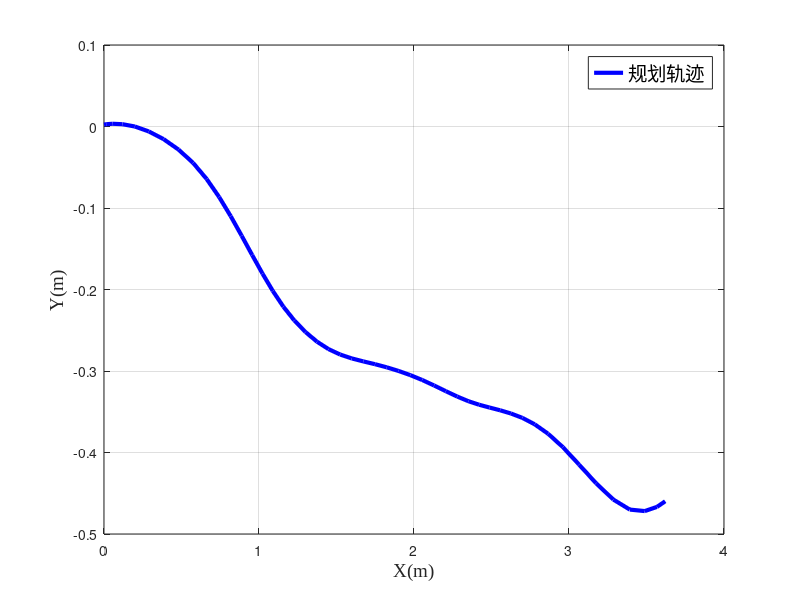
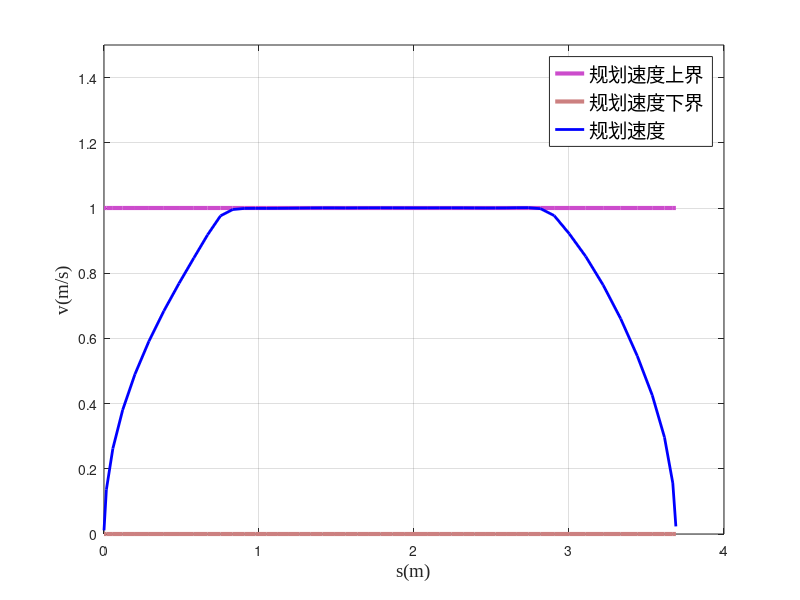
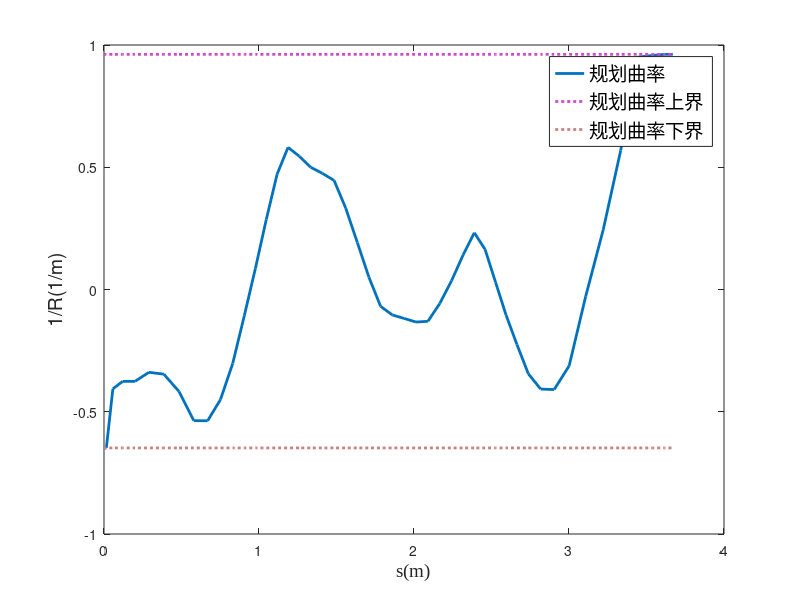
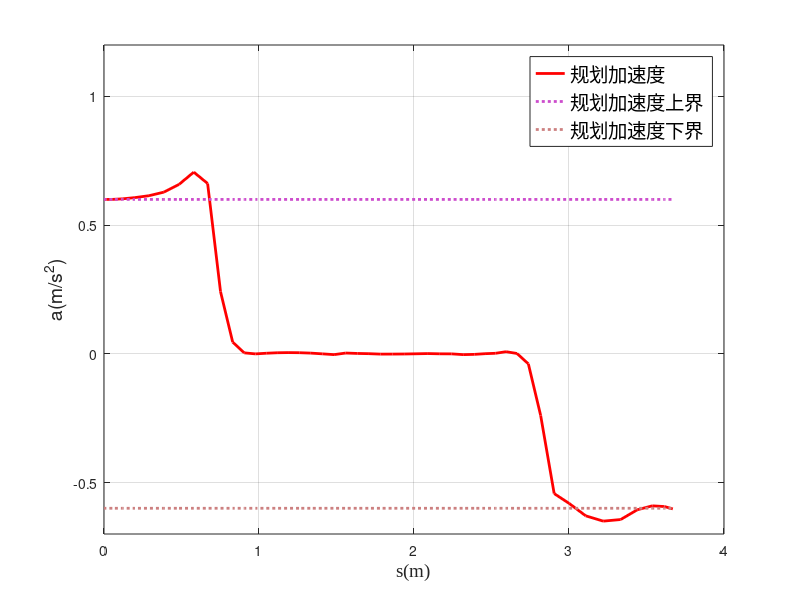

Write the MATLAB code that produced these figures, in order.
% SL_HW5 V2_19示例数据处理
% V0.0.1 20220831 tkalpha
clear;clc

a = xlsread("data3/dtt1_a.csv");
b = xlsread("data3/dtt1_b.csv");
c = xlsread("data3/dtt1_c.csv");
d = xlsread("data3/dtt1_d.csv");
s = xlsread("data3/dtt1_s.csv");
q = xlsread("data3/dtt1_q.csv");
qv = xlsread("data3/dtt1_qv.csv");
qa = xlsread("data3/dtt1_qa.csv");
yaw=xlsread("data3/dtt1_yaw.csv");

% curvature velocity limit
curve = zeros(length(q), 1);
curve_max=-100;
curve_min=100;
for i = 1 : length(q)
    j = max(min(i, length(q)-1),2);
    curve_dist = [-norm(q(j,:)-q(j-1,:));0;norm(q(j,:)-q(j+1,:))];
    curve_mat = [ones(3,1), curve_dist, curve_dist.^2];
    curve_x = [q(j-1,1); q(j,1); q(j+1,1)];
    curve_y = [q(j-1,2); q(j,2); q(j+1,2)];
    curve_px = curve_mat \ curve_x;
    curve_py = curve_mat \ curve_y;
    curve(i) = -2.0*(curve_px(3)*curve_py(2)-curve_py(3)*curve_px(2))...
        /(curve_px(2)^2+curve_py(2)^2)^(3/2);
    curve_max=max(curve(i),curve_max);
    curve_min=min(curve(i),curve_min);
end
acc_max = 1.0; %note
v_curve_max = sqrt(acc_max./abs(curve));

% origin method velocity limit
v_origin_max = ones(length(q), 1)*1e20;
v_origin_min = zeros(length(q), 1);
for i = 1:length(q)-1
    if(qa(i,1) > 0)
        v_origin_max(i) = min(v_origin_max(i), sqrt(max((acc_max-qv(i,1)*a(i))/qa(i,1),0)));
    else
        v_origin_min(i) = max(v_origin_min(i), sqrt(max((acc_max-qv(i,1)*a(i))/qa(i,1),0)));
    end
    if(qa(i,2) > 0)
        v_origin_max(i) = min(v_origin_max(i), sqrt(max((acc_max-qv(i,2)*a(i))/qa(i,2),0)));
    else
        v_origin_min(i) = max(v_origin_min(i), sqrt(max((acc_max-qv(i,2)*a(i))/qa(i,2),0)));
    end
end


figure(1); clf(1);
plot(q(:,1), q(:,2), '-b','LineWidth',3);
% axis equal;
grid on;
xlabel('X(m)','FontName','Times New Roman','FontSize',14);
ylabel('Y(m)','FontName','Times New Roman','FontSize',14);
legend({ '规划轨迹'},'FontSize',14);
% title('global trajectory');

figure(2); clf(2);
ds=zeros(length(s),1);
dt=zeros(length(s),1);
for i=2:length(s)
    ds(i)=s(i)-s(i-1);
end
    
T=sum(sqrt(b)./ds)
for i=2:length(s)
    dt(i)=ds(i)/sqrt(b(i));
end
% plot(s, v_origin_max, '-', 'LineWidth', 3, 'Color', [0.8,0.5,0.5]);
v_max=ones(length(s),1);
plot(s, v_max, '-', 'LineWidth', 3, 'Color', [0.8,0.3,0.8]);
hold on;
% plot(s, v_origin_min, '-.', 'LineWidth', 3, 'Color', [0.8,0.5,0.5]);
v_min=zeros(length(s),1);
plot(s, v_min, '-', 'LineWidth', 3, 'Color', [0.8,0.5,0.5]);
hold on;
plot(s, sqrt(b), '-b', 'LineWidth', 2.0);
xlabel('s(m)','FontName','Times New Roman','FontSize',14);
ylabel('v(m/s)','FontName','Times New Roman','FontSize',14);
legend({'规划速度上界','规划速度下界','规划速度'},'FontSize',14);
grid on; 
ylim([0, 1.5]);

% 曲率
figure(3);clf(3);


curv_plot_max=ones(length(curve),1)*curve_max;
curv_plot_min=ones(length(curve),1)*curve_min;
plot(s(1:end-1), curve, '-', 'LineWidth', 2);
hold on ;
plot(s(1:end-1), curv_plot_max, ':g', 'LineWidth', 2,'Color', [0.8,0.3,0.8]);
hold on 
plot(s(1:end-1), curv_plot_min, ':g', 'LineWidth', 2,'Color', [0.8,0.5,0.5]);

xlabel('s(m)','FontName','Times New Roman','FontSize',14);
ylabel('1/R(1/m)','FontSize',14);
legend({'规划曲率','规划曲率上界','规划曲率下界'},'FontSize',14);


figure(4);clf(4);
plot(s(1:end-1), a, '-r', 'LineWidth', 2);
hold on;
a_max=ones(length(s)-1,1)*0.6;
plot(s(1:end-1), a_max, ':g', 'LineWidth', 2,'Color', [0.8,0.3,0.8]);
hold on;
a_min=ones(length(s)-1,1)*-0.6;
plot(s(1:end-1),a_min, ':g', 'LineWidth', 2,'Color', [0.8,0.5,0.5]);
xlabel('s(m)','FontName','Times New Roman','FontSize',14);
% yyaxis right;
ylabel('a(m/s^2)','FontSize',14);
grid on; 
legend({'规划加速度','规划加速度上界','规划加速度下界'},'FontSize',14);
ylim([-0.7, 1.2]);
% hsl(150, 16.51%, 57.25%)

figure(5);clf(5);
plot(s(1:length(yaw)),yaw*180/pi, 'LineWidth', 2,'Color',[0.2,0.22,0.15]);
xlabel('s(m)','FontName','Times New Roman','FontSize',14);
ylabel('角度(deg)','FontSize',14);
grid on; 
legend({ '规划航向角'});








